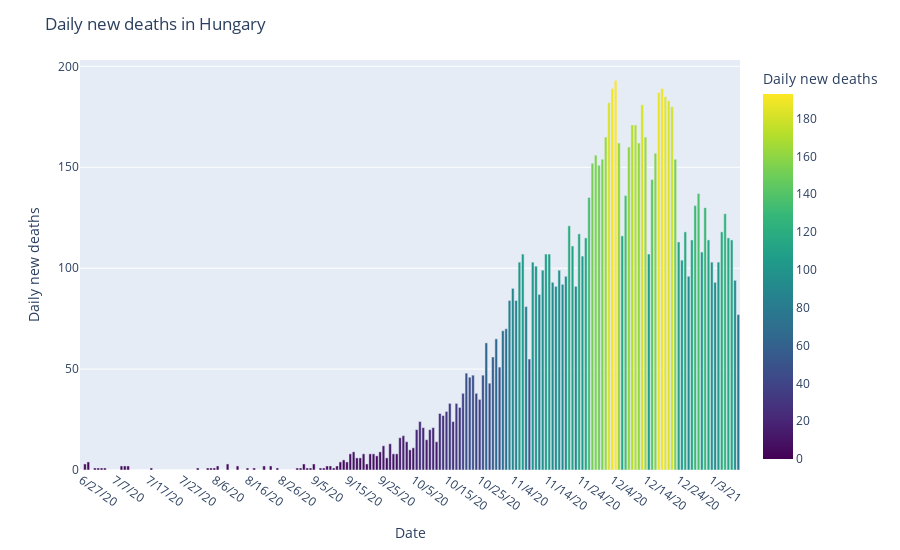

Notebook source saved alongside this figure:
### Code cell
# Covid-19 death cases in Hungary

hungary = df_deaths[df_deaths['Country/Region'] == 'Hungary']
daily_sum = []
summ = 0
for i in hungary.columns[-200:]:
    daily_sum.append(hungary[i].iloc[0] - summ)
    summ = hungary[i].iloc[0]

fig = px.bar(x = hungary.columns[-199:], y = daily_sum[1:], color = daily_sum[1:], height = 550,  
             color_continuous_scale = 'Viridis')
fig.update_layout(title_text = 'Daily new deaths in Hungary')
fig.update_layout(coloraxis_colorbar = dict(title = 'Daily new deaths'))
fig.update_xaxes(title = 'Date', nticks = 20, tickangle = 35)
fig.update_yaxes(title = 'Daily new deaths')
fig.show()

### Figure 1 — Plotly figure (JSON) as saved in the notebook; plotly's stock layout.template omitted (floating-point values rounded to 4 significant figures; data arrays with more than 128 entries replaced by an {"elided": "..."} marker saying what was removed)
{"data": [{"alignmentgroup": "True", "hovertemplate": "x=%{x}<br>y=%{y}<br>color=%{marker.color}<extra></extra>", "legendgroup": "", "marker": {"color": {"elided": "199 int values"}, "coloraxis": "coloraxis"}, "name": "", "offsetgroup": "", "orientation": "v", "showlegend": false, "textposition": "auto", "type": "bar", "x": {"elided": "199 str values"}, "xaxis": "x", "y": {"elided": "199 int values"}, "yaxis": "y"}], "layout": {"barmode": "relative", "coloraxis": {"colorbar": {"title": {"text": "Daily new deaths"}}, "colorscale": [[0, "#440154"], [0.1111, "#482878"], [0.2222, "#3e4989"], [0.3333, "#31688e"], [0.4444, "#26828e"], [0.5556, "#1f9e89"], [0.6667, "#35b779"], [0.7778, "#6ece58"], [0.8889, "#b5de2b"], [1, "#fde725"]]}, "height": 550, "legend": {"tracegroupgap": 0}, "margin": {"t": 60}, "title": {"text": "Daily new deaths in Hungary"}, "xaxis": {"anchor": "y", "domain": [0, 1], "nticks": 20, "tickangle": 35, "title": {"text": "Date"}}, "yaxis": {"anchor": "x", "domain": [0, 1], "title": {"text": "Daily new deaths"}}}}
